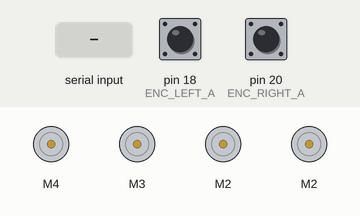
This sketch was run on a simulated Arduino Mega 2560, built with avr-gcc and run on an emulated ATmega2560. On the bench: 4 × DC motor (green arrow = forward, orange = backward, longer = faster). The test bench sets the inputs (shaded band); at power-on: pin 18 (ENC_LEFT_A) HIGH, pin 20 (ENC_RIGHT_A) HIGH. What the sketch prints to the serial monitor is not drawn.

Above: at 1.2 s.
1.3 s: "f" received over Serial
At 2.6 s:
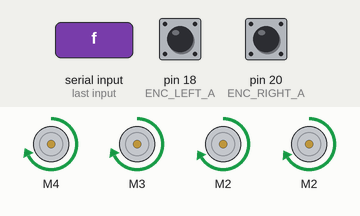
2.9 s: "b" received over Serial
At 4.1 s:
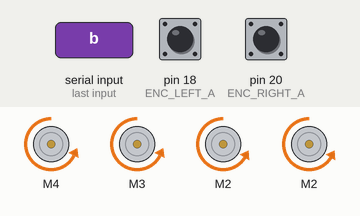
4.4 s: "l" received over Serial
At 5.6 s:
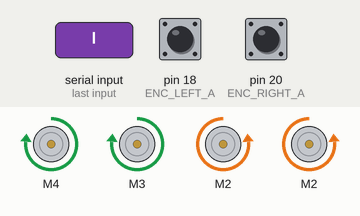
5.9 s: "r" received over Serial
At 7.0 s:
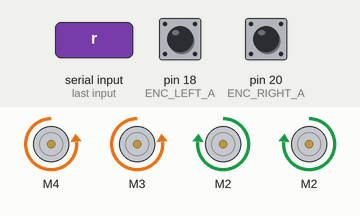
7.5 s: "s" received over Serial
At 8.4 s:
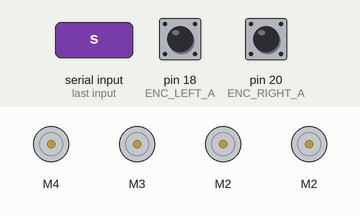
Timing chart, 0 to 10.0 s (numbered marks = the images above; inputs shaded):
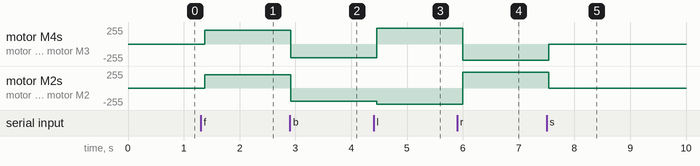

The sketch:

encoder_test.ino
```cpp
#include <AFMotor.h>
#include <Arduino.h>

// ============================================================
// CONSTANTS & SETTINGS
// ============================================================
int motorSpeed = 200;
int motorOffset = 6;
int turnSpeed = 240;
const long TURN_90_TICKS = 800; // Your last calibrated value

// ============================================================
// ENCODERS & COUNTS
// ============================================================
#define ENC_LEFT_A 18
#define ENC_LEFT_B 40
#define ENC_RIGHT_A 20
#define ENC_RIGHT_B 28

volatile long encoderCount[2] = {0,0};

// ============================================================
// MOTORS
// ============================================================
AF_DCMotor rightFront(4);
AF_DCMotor rightBack(3);
AF_DCMotor leftFront(2);
AF_DCMotor leftBack(2);

// ============================================================
// ENCODER ISRS (Using the latest signs, which were: L: 1/-1, R: -1/1)
// If movement is inconsistent, these are the first place to adjust!
// ============================================================
void encoderLeft_ISR() {
    // Left Encoder: Check if FORWARD increases this count.
    encoderCount[0] += digitalRead(ENC_LEFT_B) ? 1 : -1;
}

void encoderRight_ISR() {
    // Right Encoder: Check if FORWARD increases this count.
    encoderCount[1] += digitalRead(ENC_RIGHT_B) ? -1 : 1;
}

// ============================================================
// UTILITY FUNCTIONS
// ============================================================
void resetEncoders() {
  encoderCount[0] = 0;
  encoderCount[1] = 0;
  Serial.println("Encoders Reset to 0, 0.");
}

void stopMove() {
  rightFront.run(RELEASE);
  rightBack.run(RELEASE);
  leftFront.run(RELEASE);
  leftBack.run(RELEASE);
  Serial.println("Motors Stopped.");
}

void moveForward() {
    stopMove(); // Ensure motors stop before new command
    resetEncoders();
    leftFront.setSpeed(motorSpeed);
    leftBack.setSpeed(motorSpeed);
    rightFront.setSpeed(motorSpeed + motorOffset);
    rightBack.setSpeed(motorSpeed + motorOffset);

    leftFront.run(FORWARD);
    leftBack.run(FORWARD);
    rightFront.run(FORWARD);
    rightBack.run(FORWARD);
    Serial.println("Moving FORWARD (Type 's' to stop)...");
}

void moveBackward() {
    stopMove();
    resetEncoders();
    leftFront.setSpeed(motorSpeed);
    leftBack.setSpeed(motorSpeed);
    rightFront.setSpeed(motorSpeed + motorOffset);
    rightBack.setSpeed(motorSpeed + motorOffset);

    leftFront.run(BACKWARD);
    leftBack.run(BACKWARD);
    rightFront.run(BACKWARD);
    rightBack.run(BACKWARD);
    Serial.println("Moving BACKWARD (Type 's' to stop)...");
}

void turnLeft() {
    stopMove();
    resetEncoders();

    // Left wheels backward (pivot)
    leftFront.setSpeed(turnSpeed);
    leftBack.setSpeed(turnSpeed);
    leftFront.run(BACKWARD);
    leftBack.run(BACKWARD);

    // Right wheels forward
    rightFront.setSpeed(turnSpeed);
    rightBack.setSpeed(turnSpeed);
    rightFront.run(FORWARD);
    rightBack.run(FORWARD);
    Serial.println("Turning LEFT (Type 's' to stop)...");
}

void turnRight() {
    stopMove();
    resetEncoders();

    // Right wheels backward (pivot)
    rightFront.setSpeed(turnSpeed);
    rightBack.setSpeed(turnSpeed);
    rightFront.run(BACKWARD);
    rightBack.run(BACKWARD);

    // Left wheels forward
    leftFront.setSpeed(turnSpeed);
    leftBack.setSpeed(turnSpeed);
    leftFront.run(FORWARD);
    leftBack.run(FORWARD);
    Serial.println("Turning RIGHT (Type 's' to stop)...");
}


// ============================================================
// SETUP & LOOP
// ============================================================
void setup() {
  Serial.begin(9600);
  Serial.println("Encoder Test Ready.");
  Serial.println("Commands: f (forward), b (backward), l (turn left), r (turn right), s (stop)");

  pinMode(ENC_LEFT_A, INPUT_PULLUP);
  pinMode(ENC_LEFT_B, INPUT_PULLUP);
  pinMode(ENC_RIGHT_A, INPUT_PULLUP);
  pinMode(ENC_RIGHT_B, INPUT_PULLUP);

  // Attach interrupts
  attachInterrupt(digitalPinToInterrupt(ENC_LEFT_A), encoderLeft_ISR, CHANGE);
  attachInterrupt(digitalPinToInterrupt(ENC_RIGHT_A), encoderRight_ISR, CHANGE);

  stopMove();
}

void loop() {
    // Check for serial input commands
    if (Serial.available()) {
        char command = Serial.read();
        if (command == 'f') moveForward();
        else if (command == 'b') moveBackward();
        else if (command == 'l') turnLeft();
        else if (command == 'r') turnRight();
        else if (command == 's') stopMove();
    }

    // Print encoder counts every 100 milliseconds
    Serial.print("Left: ");
    Serial.print(encoderCount[0]);
    Serial.print(" | Right: ");
    Serial.println(encoderCount[1]);
    delay(100);
}
```

Measured:
- after the input at 1.3 s, motor M4, motor M3: stopped → forward 206/255 after 0.08 s; motor M2, motor M2: stopped → forward 200/255 after 0.08 s
- after the input at 2.9 s, motor M4, motor M3: forward 206/255 → backward 206/255 at once; motor M2, motor M2: forward 200/255 → backward 200/255 at once
- after the input at 4.4 s, motor M4, motor M3: backward 206/255 → forward 240/255 after 0.06 s; motor M2, motor M2: backward 200/255 → backward 240/255 after 0.06 s
- after the input at 5.9 s, motor M4, motor M3: forward 240/255 → backward 240/255 after 0.10 s; motor M2, motor M2: backward 240/255 → forward 240/255 after 0.10 s
- after the input at 7.5 s, motor M4, motor M3: backward 240/255 → stopped at once; motor M2, motor M2: forward 240/255 → stopped at once
